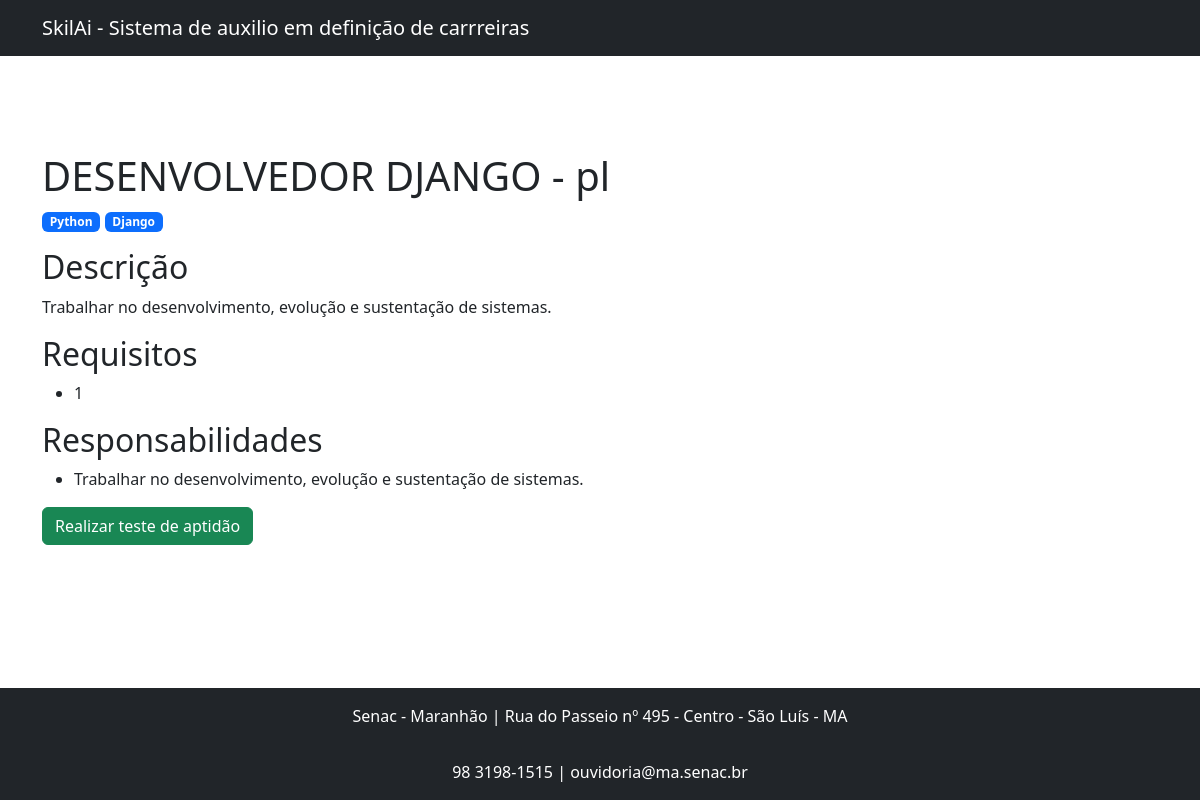
Page /jobs/1/ on the committed database.
### jobs/models.py (models this page shows, shortened)
class Job(models.Model):
    LEVEL_CHOICES = (
        ('ba', 'Básico'),
        ('in', 'Intermediário'),
        ('av', 'Avançado'),
    )
    title = models.CharField(max_length=100,verbose_name='Título do curso')
    description = models.TextField(verbose_name='Descrição do curso')
    requirements = models.TextField(verbose_name='Pré-requisito do curso')
    responsibilities = models.TextField(verbose_name='Responsabilidades')
    level = models.CharField(max_length=2, choices=LEVEL_CHOICES, verbose_name='Nivel')
    skills = models.ManyToManyField("jobs.Skill", related_name="jobs",verbose_name='Skills necessárias')
    def requirements_list(self):
        return self.requirements.split("\n")
    def responsibilities_list(self):
        return self.responsibilities.split("\n")

class Skill(models.Model):
    title = models.CharField(max_length=100, unique=True, blank=False, null=False)

### jobs/views.py (the view)
# urls.py: path('<int:pk>/',details_job,name='details')
def details_job(request,pk):
    job = get_object_or_404(Job,pk=pk)
    return render(
        request,
        "jobs/details.html",
        {
            "page_title": job.title,
            "job":job
        }
    )

### jobs/templates/jobs/details.html (shortened to what this page needs)
{% extends 'bases/base.html' %}
{% block 'body' %}
    <section class="py-5 ">
        <h1>{{ page_title }} - {{ job.get_level_display }}</h1>
        <div>
            {% for skill in job.skills.all %}
                <span class="badge text-bg-primary">{{ skill.title }}</span>
             {% endfor %}
        </div>
        <h2 class="mt-3"> Descrição </h2>
        <p>{{job.description|linebreaksbr}}</p>
        <h2 class="mt-3"> Requisitos </h2>
        <ul>
            {% for requirement in job.requirements_list %}
                <li>{{requirement}}</li>
            {% endfor %}
        </ul>
        <h2 class="mt-3"> Responsabilidades </h2>
        <ul>
            {% for responsibilite in job.responsibilities_list %}
                <li>{{responsibilite}}</li>
            {% endfor %}
        </ul>
        <form action="{% url 'interviews:create' job_pk=job.pk %}" method="POST">
            <button type="submit" class="btn btn-success"> Realizar teste de aptidão </button>
        </form>
    </section>
{% endblock %}

### rows in the picture
Job: title "DESENVOLVEDOR DJANGO", level "pl", description "Trabalhar no desenvolvimento, evolução e sustentação de sistemas.", responsibilities_list "Trabalhar no desenvolvimento, evolução e sustentação de sistemas."
Skill: title "Python"
Skill: title "Django"

### other values in the picture
{{ requirement }} "1"
